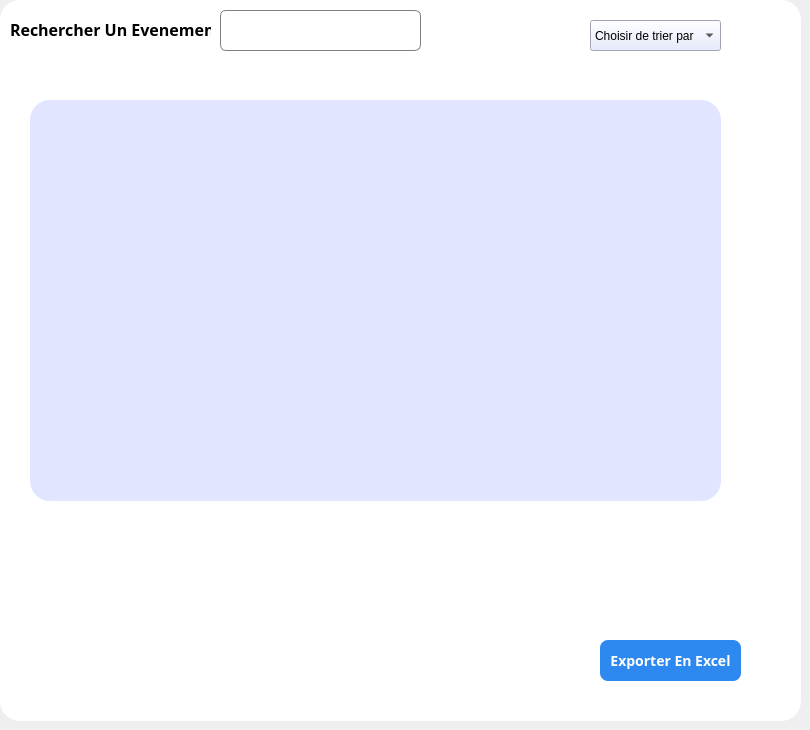
      <widget class="QWidget" name="tab">
       <attribute name="title">
        <string>Accueil</string>
       </attribute>
       <widget class="QFrame" name="frame_6">
        <property name="geometry">
         <rect>
          <x>0</x>
          <y>0</y>
          <width>801</width>
          <height>721</height>
         </rect>
        </property>
        <property name="styleSheet">
         <string notr="true">QFrame {
 border-radius: 20px;
	background-color: rgb(255, 255, 255);
}</string>
        </property>
        <property name="frameShape">
         <enum>QFrame::Shape::StyledPanel</enum>
        </property>
        <property name="frameShadow">
         <enum>QFrame::Shadow::Raised</enum>
        </property>
        <widget class="QLineEdit" name="Recherche_Line">
         <property name="geometry">
          <rect>
           <x>220</x>
           <y>10</y>
           <width>201</width>
           <height>41</height>
          </rect>
         </property>
         <property name="styleSheet">
          <string notr="true">QLineEdit {
    border: 1px solid #7e7e7e;
    border-radius: 6px;
    padding: 8px;
    font-size: 12px;
}
QLineEdit:focus {
    border: 1px solid #2D89EF;
    background-color: #FFFFFF;
}</string>
         </property>
        </widget>
        <widget class="QLabel" name="label_36">
         <property name="geometry">
          <rect>
           <x>10</x>
           <y>19</y>
           <width>201</width>
           <height>21</height>
          </rect>
         </property>
         <property name="font">
          <font>
           <family>Bahnschrift</family>
           <pointsize>12</pointsize>
           <bold>true</bold>
          </font>
         </property>
         <property name="styleSheet">
          <string notr="true">color: rgb(0, 0, 0);</string>
         </property>
         <property name="text">
          <string>Rechercher Un Evenement</string>
         </property>
        </widget>
        <widget class="QComboBox" name="comboBox">
         <property name="geometry">
          <rect>
           <x>590</x>
           <y>20</y>
           <width>131</width>
           <height>31</height>
          </rect>
         </property>
         <property name="styleSheet">
          <string notr="true">background-color : #e1e5ff;</string>
         </property>
         <item>
          <property name="text">
           <string>Choisir de trier par</string>
          </property>
         </item>
         <item>
          <property name="text">
           <string>Date</string>
          </property>
         </item>
         <item>
          <property name="text">
           <string>Nombre d'inscrits</string>
          </property>
         </item>
        </widget>
        <widget class="QPushButton" name="Excel">
         <property name="geometry">
          <rect>
           <x>600</x>
           <y>640</y>
           <width>141</width>
           <height>41</height>
          </rect>
         </property>
         <property name="font">
          <font>
           <family>Arial Rounded MT</family>
           <pointsize>-1</pointsize>
           <bold>true</bold>
          </font>
         </property>
         <property name="autoFillBackground">
          <bool>false</bool>
         </property>
         <property name="styleSheet">
          <string notr="true">QPushButton {
    background-color: #2D89EF;
    color: white;
    border-radius: 8px;
    padding: 10px;
    font-size: 14px;
}
QPushButton:hover {
    background-color: #1E5BB8;
}
QPushButton:pressed {
    background-color: #FFFFFF;
}
</string>
         </property>
         <property name="text">
          <string>Exporter En Excel</string>
         </property>
        </widget>
        <widget class="QTableView" name="tableView">
         <property name="geometry">
          <rect>
           <x>30</x>
           <y>100</y>
           <width>691</width>
           <height>401</height>
          </rect>
         </property>
         <property name="styleSheet">
          <string notr="true">border-raduis : 20px;
background-color : #e1e5ff;</string>
         </property>
        </widget>
       </widget>
      </widget>
